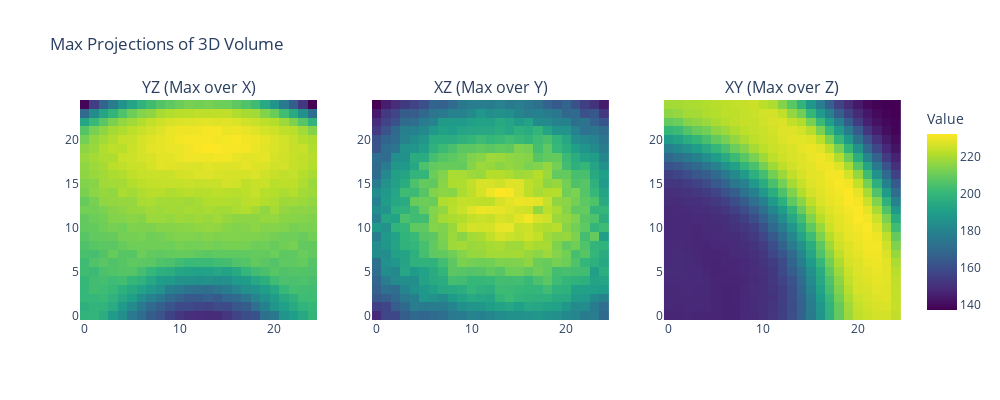

The notebook cell this image was saved under:
### Code cell
data_index = 700

data = hist_contributions[data_index]
label = dataset_1.targets[data_index]
print(label)

x_slice = np.max(data, axis=0)
y_slice = np.max(data, axis=1)
z_slice = np.max(data, axis=2)

# Create subplot figure
fig = sp.make_subplots(rows=1, cols=3, subplot_titles=("YZ (Max over X)", "XZ (Max over Y)", "XY (Max over Z)"))

# Add heatmaps
fig.add_trace(go.Heatmap(z=x_slice, colorscale='Viridis', colorbar=dict(title='Value')), row=1, col=1)
fig.add_trace(go.Heatmap(z=y_slice, colorscale='Viridis', showscale=False), row=1, col=2)
fig.add_trace(go.Heatmap(z=z_slice, colorscale='Viridis', showscale=False), row=1, col=3)

# Update layout
fig.update_layout(
    title='Max Projections of 3D Volume',
    height=400,
    width=1000,
)

fig.show()

### Figure 1 — Plotly figure (JSON) as saved in the notebook; plotly's stock layout.template omitted (floating-point values rounded to 4 significant figures; data arrays with more than 128 entries replaced by an {"elided": "..."} marker saying what was removed)
{"data": [{"colorbar": {"title": {"text": "Value"}}, "colorscale": [[0, "#440154"], [0.1111, "#482878"], [0.2222, "#3e4989"], [0.3333, "#31688e"], [0.4444, "#26828e"], [0.5556, "#1f9e89"], [0.6667, "#35b779"], [0.7778, "#6ece58"], [0.8889, "#b5de2b"], [1, "#fde725"]], "type": "heatmap", "xaxis": "x", "yaxis": "y", "z": {"elided": "25x25 float values"}}, {"colorscale": [[0, "#440154"], [0.1111, "#482878"], [0.2222, "#3e4989"], [0.3333, "#31688e"], [0.4444, "#26828e"], [0.5556, "#1f9e89"], [0.6667, "#35b779"], [0.7778, "#6ece58"], [0.8889, "#b5de2b"], [1, "#fde725"]], "showscale": false, "type": "heatmap", "xaxis": "x2", "yaxis": "y2", "z": {"elided": "25x25 float values"}}, {"colorscale": [[0, "#440154"], [0.1111, "#482878"], [0.2222, "#3e4989"], [0.3333, "#31688e"], [0.4444, "#26828e"], [0.5556, "#1f9e89"], [0.6667, "#35b779"], [0.7778, "#6ece58"], [0.8889, "#b5de2b"], [1, "#fde725"]], "showscale": false, "type": "heatmap", "xaxis": "x3", "yaxis": "y3", "z": {"elided": "25x25 float values"}}], "layout": {"annotations": [{"font": {"size": 16}, "showarrow": false, "text": "YZ (Max over X)", "x": 0.1444, "xanchor": "center", "xref": "paper", "y": 1, "yanchor": "bottom", "yref": "paper"}, {"font": {"size": 16}, "showarrow": false, "text": "XZ (Max over Y)", "x": 0.5, "xanchor": "center", "xref": "paper", "y": 1, "yanchor": "bottom", "yref": "paper"}, {"font": {"size": 16}, "showarrow": false, "text": "XY (Max over Z)", "x": 0.8556, "xanchor": "center", "xref": "paper", "y": 1, "yanchor": "bottom", "yref": "paper"}], "height": 400, "title": {"text": "Max Projections of 3D Volume"}, "width": 1000, "xaxis": {"anchor": "y", "domain": [0, 0.2889]}, "xaxis2": {"anchor": "y2", "domain": [0.3556, 0.6444]}, "xaxis3": {"anchor": "y3", "domain": [0.7111, 1]}, "yaxis": {"anchor": "x", "domain": [0, 1]}, "yaxis2": {"anchor": "x2", "domain": [0, 1]}, "yaxis3": {"anchor": "x3", "domain": [0, 1]}}}
